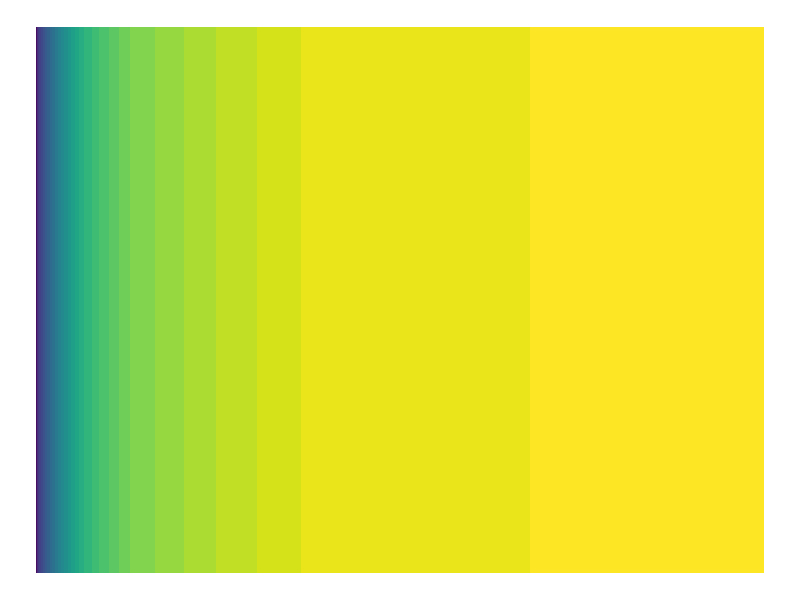
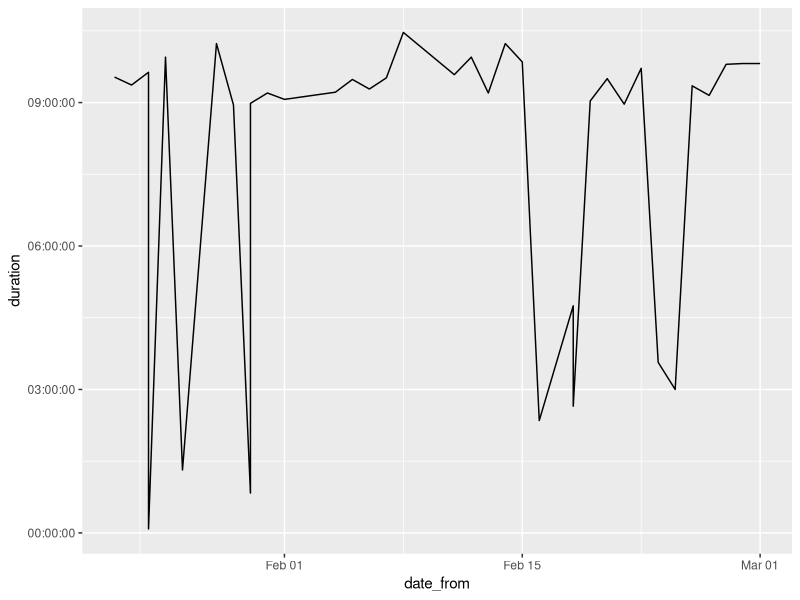

Reproduce these figures in R, in order.
library(tidyverse)
library(ggforce)
library(lubridate)

df <- readr::read_csv("report.csv")
names(df) <- c("type", "duration", "from", "to", "comment")

sum_dur <- df %>% group_by(type) %>%
           summarise(sum_dur = sum(duration)) %>%
            mutate(minutes = period_to_seconds(as.period(sum_dur))/60,
                   type = fct_reorder(type, minutes, .desc = TRUE),
                   prop_minutes = minutes/sum(minutes)) %>%
  arrange(desc(minutes))

main_categ <- sum_dur %>% top_n(n = 5, wt = minutes)

  ggplot(sum_dur, aes(x=1, y = prop_minutes, fill=type)) +
  geom_col()+
  scale_fill_viridis_d(direction = -1)+
  theme_void()+
  theme(legend.position="none")+
  coord_flip()


  
df %>% filter(type=="Trabajar") %>%
  mutate(start_year = year(from),
         start_month = month(from),
         start_day = day(from),
         date_from = ymd(paste(start_year, start_month, start_day, sep="-"))) %>%
  ggplot(aes(date_from, duration)) +
  geom_line()
      
  
  